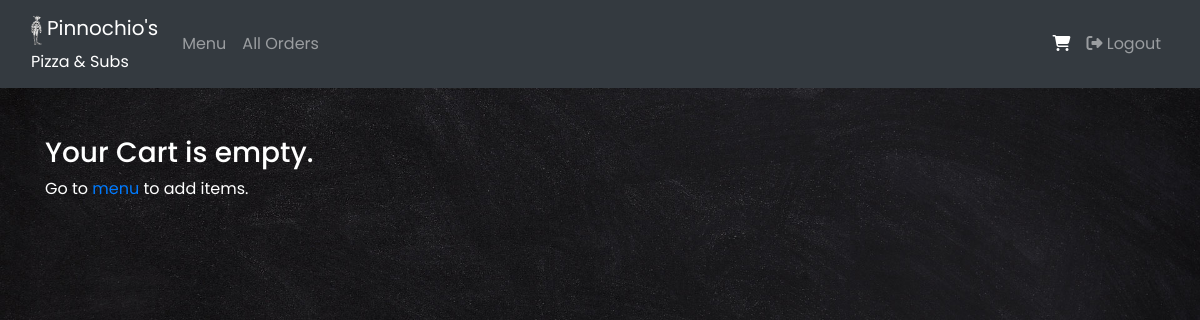
The app's page /cart/ (signed in), older data.
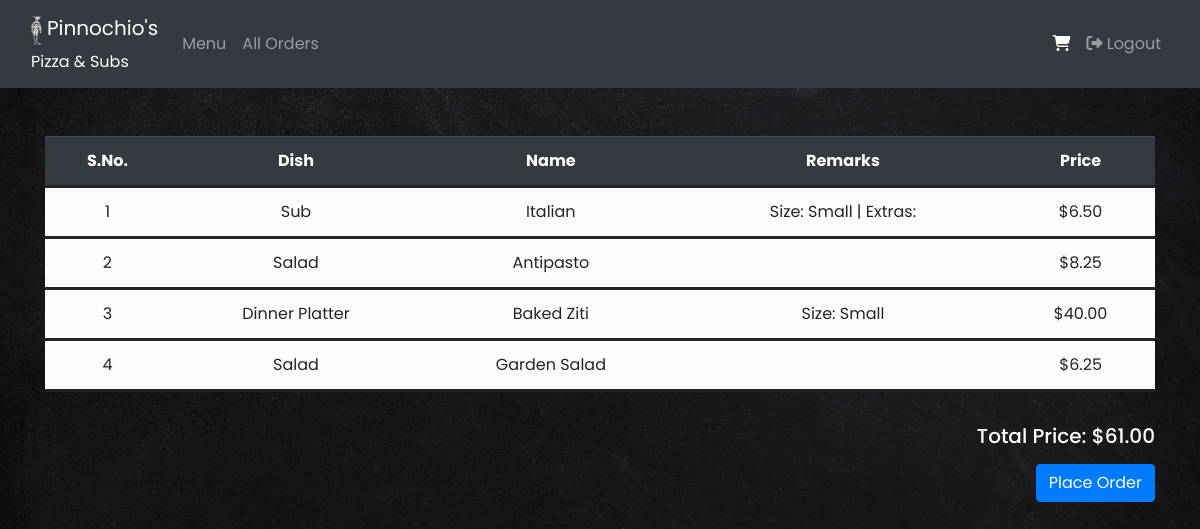
The same page, newer data.
### orders/models.py (models this page shows, shortened)
class Orders(models.Model):
    username = models.CharField(max_length=32)
    dishtype = models.CharField(max_length=32)
    dishname = models.CharField(max_length=32)
    price = models.DecimalField(max_digits=5, decimal_places=2, help_text='Price in US dollars')
    remarks = models.TextField()
    status = models.CharField(max_length=32)

### orders/views.py (the view)
# urls.py: path("cart/", views.cart, name="cart"),
@login_required
def cart(request):
    orders = Orders.objects.filter(username = request.user.username).filter(status = 'Initiated')
    total_price = 0
    for order in orders:
        total_price += order.price
    context = {
        "orders" : orders,
        "total_price" : total_price,
    }
    return render(request, "orders/cart.html", context)

### orders/templates/orders/cart.html (shortened to what this page needs)
{% extends "orders/base.html" %}
{% block content %}
<div class="container pt-5">
    {% if orders %}
    <table class="table table-hover table-light">
        <thead class="thead-dark">
            <tr>
                <th>S.No.</th>
                <th>Dish</th>
                <th>Name</th>
                <th>Remarks</th>
                <th>Price</th>
            </tr>
        </thead>
        <tbody>
            {% for order in orders %}
            <tr>
                <td>{{ forloop.counter }}</td>
                <td>{{ order.dishtype }}</td>
                <td>{{ order.dishname }}</td>
                <td>{{ order.remarks }}</td>
                <td>${{ order.price }}</td>
            </tr>
            {% endfor %}
        </tbody>
    </table>
    <h5 class="text-white pt-3 mb-3 text-right"> Total Price: ${{ total_price }}</h5>
    <a href="{% url 'checkout'  %}" class="btn btn-primary float-right" > Place Order </a>
    {% else %}
    <h3 class="text-white"> Your Cart is empty.</h3>
    <p class="text-white"> Go to <a href="{% url 'index' %}"> menu </a> to add items.</p>
    {% endif %}
</div>
{% endblock %}

Row changes from the older to the newer data that the page shows:
added Orders: dishtype "Sub", dishname "Italian", remarks "Size: Small | Extras:", price "6.50"
added Orders: dishtype "Salad", dishname "Antipasto", price "8.25"
added Orders: dishtype "Dinner Platter", dishname "Baked Ziti", remarks "Size: Small", price "40.00"
added Orders: dishtype "Salad", dishname "Garden Salad", price "6.25"
Text that changed along with them:
{{ total_price }}: (not shown) → "61.00"
text no longer shown: "Your Cart is empty. Go to menu to add items."
text now shown: "S.No. Dish Name Remarks Price Total Price: $ Place Order"
